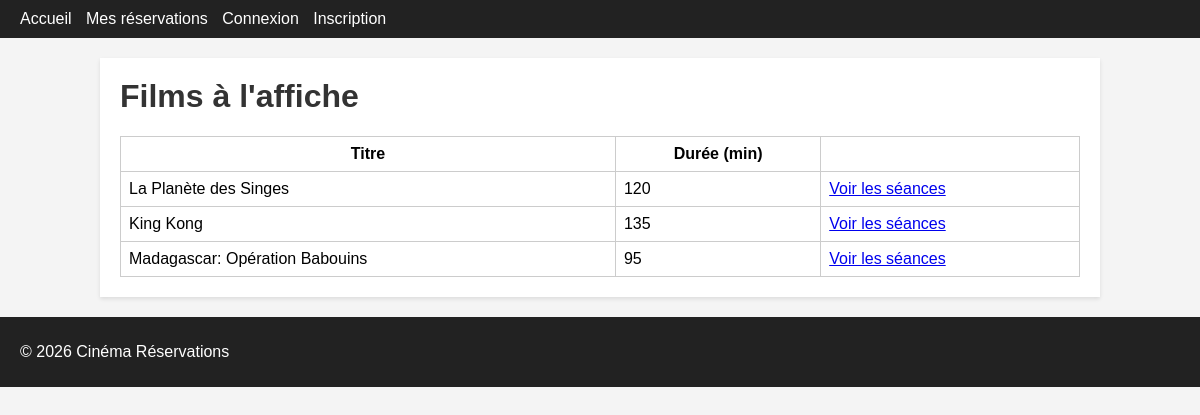
The page / on the database its author committed.
### tables this page shows
CREATE TABLE IF NOT EXISTS films (
    id INT AUTO_INCREMENT PRIMARY KEY,
    title VARCHAR(255) NOT NULL,
    description TEXT NULL,
    duration INT NOT NULL,
    created_at DATETIME NOT NULL DEFAULT CURRENT_TIMESTAMP
);

### app/core/Controller.php (called while the page is built, shortened)
<?php
abstract class Controller
{
    protected function render(string $view, array $params = []): void
    {
        extract($params);
        $viewFile = __DIR__ . '/../views/' . $view . '.php';
        require __DIR__ . '/../views/layouts/header.php';
        require $viewFile;
        require __DIR__ . '/../views/layouts/footer.php';
    }
}

### app/controllers/FilmController.php (called while the page is built, shortened)
<?php
require_once __DIR__ . '/../core/Controller.php';
require_once __DIR__ . '/../core/Security.php';
require_once __DIR__ . '/../models/Film.php';
class FilmController extends Controller
{
    public function index(): void
    {
        $films = Film::all();
        $this->render('films/index', ['films' => $films]);
    }
}

### app/core/Router.php (called while the page is built, shortened)
<?php
require_once __DIR__ . '/../config/database.php';
require_once __DIR__ . '/Controller.php';
require_once __DIR__ . '/Model.php';
require_once __DIR__ . '/Security.php';
class Router
{
    public static function dispatch(): void
    {
        $action = $_GET['action'] ?? 'index';
        $controller = new $controllerClass();
        $controller->$action();
    }
}

### public/index.php (called while the page is built, shortened)
    <?php
require_once __DIR__ . '/../app/core/Router.php';
Router::dispatch();

### app/config/database.php (called while the page is built, shortened)
<?php
class Database
{
    private static ?PDO $instance = null;
    public static function getConnection(): PDO
    {
        if (self::$instance === null) {
            $dsn = 'mysql:host=' . DB_HOST . ';dbname=' . DB_NAME . ';charset=' . DB_CHARSET;
            $options = [
                PDO::ATTR_ERRMODE            => PDO::ERRMODE_EXCEPTION,
                PDO::ATTR_DEFAULT_FETCH_MODE => PDO::FETCH_ASSOC,
                PDO::ATTR_EMULATE_PREPARES   => false,
            ];
            self::$instance = new PDO($dsn, DB_USER, DB_PASS, $options);
        }
        return self::$instance;
    }
}

### app/models/Film.php (called while the page is built, shortened)
<?php
require_once __DIR__ . '/../core/Model.php';
class Film extends Model
{
    public static function all(): array
    {
        $model = new self();
        $stmt = $model->db->query('SELECT * FROM films ORDER BY created_at DESC');
        return $stmt->fetchAll();
    }
}

### app/core/Model.php (called while the page is built, shortened)
<?php
abstract class Model
{
    public function __construct()
    {
        $this->db = Database::getConnection();
    }
}

### app/core/Security.php (called while the page is built, shortened)
<?php
class Security
{
    public static function e(?string $value): string
    {
        return htmlspecialchars($value ?? '', ENT_QUOTES | ENT_SUBSTITUTE, 'UTF-8');
    }
}

### app/views/films/index.php (the view)
<h1>Films à l'affiche</h1>
<?php if (empty($films)): ?>
    <p>Aucun film pour le moment.</p>
<?php else: ?>
    <table>
        <thead>
        <tr>
            <th>Titre</th>
            <th>Durée (min)</th>
            <th></th>
        </tr>
        </thead>
        <tbody>
        <?php foreach ($films as $film): ?>
            <tr>
                <td><?php echo \Security::e($film['title']); ?></td>
                <td><?php echo (int)$film['duration']; ?></td>
                <td>
                    <a href="<?php echo BASE_URL; ?>?controller=film&action=show&id=<?php echo (int)$film['id']; ?>">
                        Voir les séances
                    </a>
                </td>
            </tr>
        <?php endforeach; ?>
        </tbody>
    </table>
<?php endif; ?>

### public/assets/css/style.css (style rules this page uses)
body { font-family: Arial, sans-serif; margin: 0; padding: 0; background-color: #f4f4f4; }
table { width: 100%; border-collapse: collapse; margin-top: 10px; }
th, td { padding: 8px; border: 1px solid #ccc; }
h1, h2 { margin-top: 0; color: #333; }

### rows shown on the page
films: title "La Planète des Singes", duration "120"
films: title "King Kong", duration "135"
films: title "Madagascar: Opération Babouins", duration "95"
